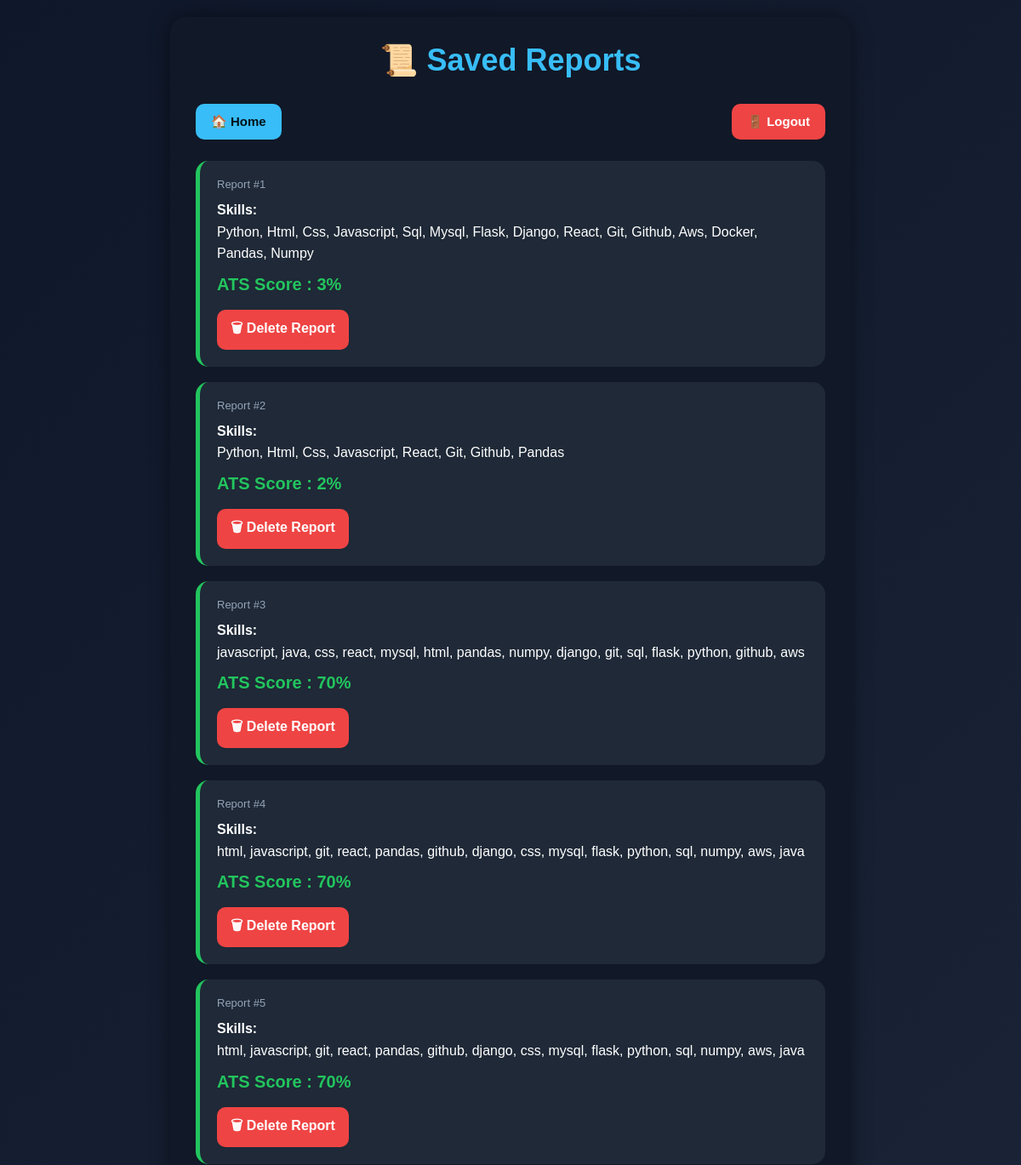
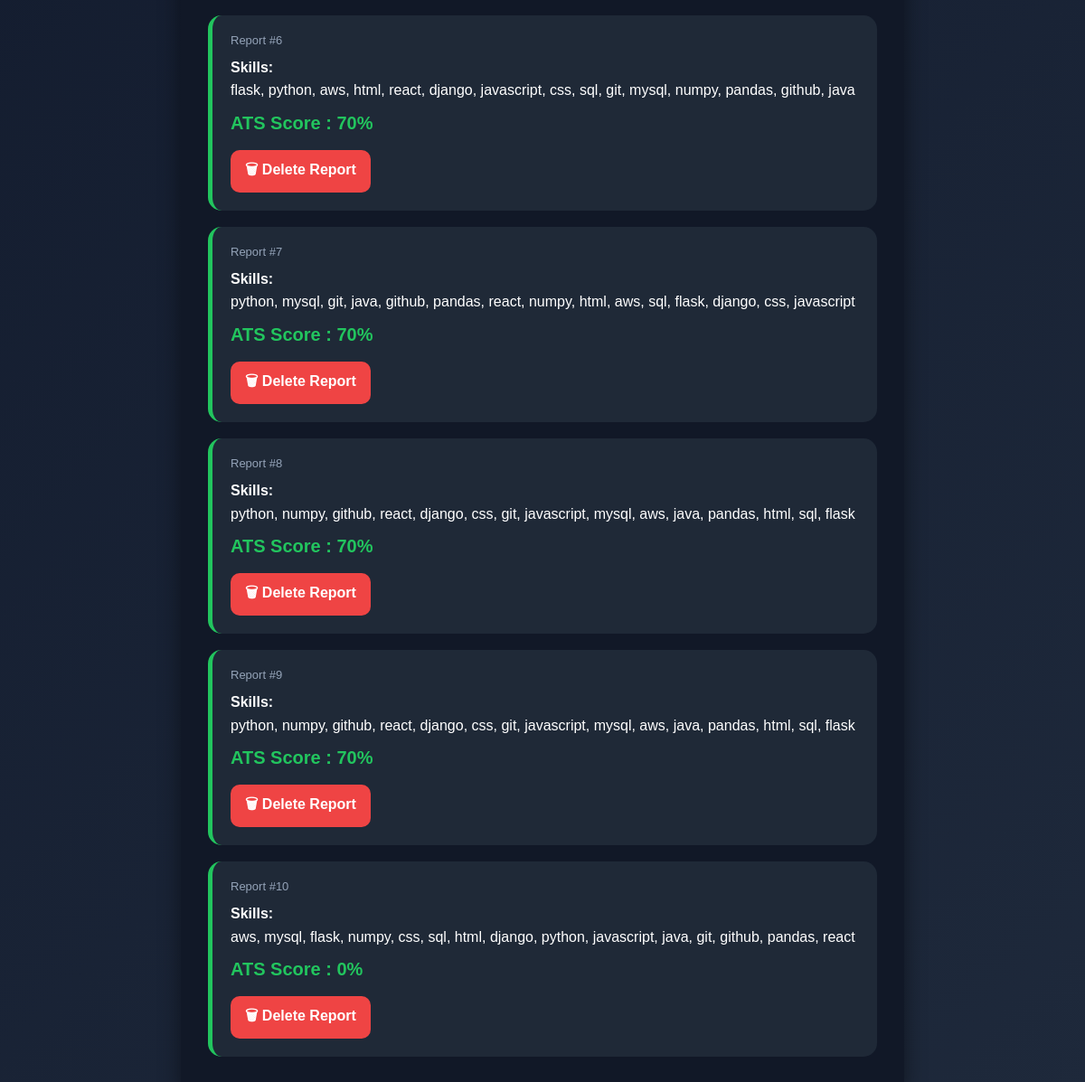
The app's page /history (signed in), older data (2 pictures, top to bottom).
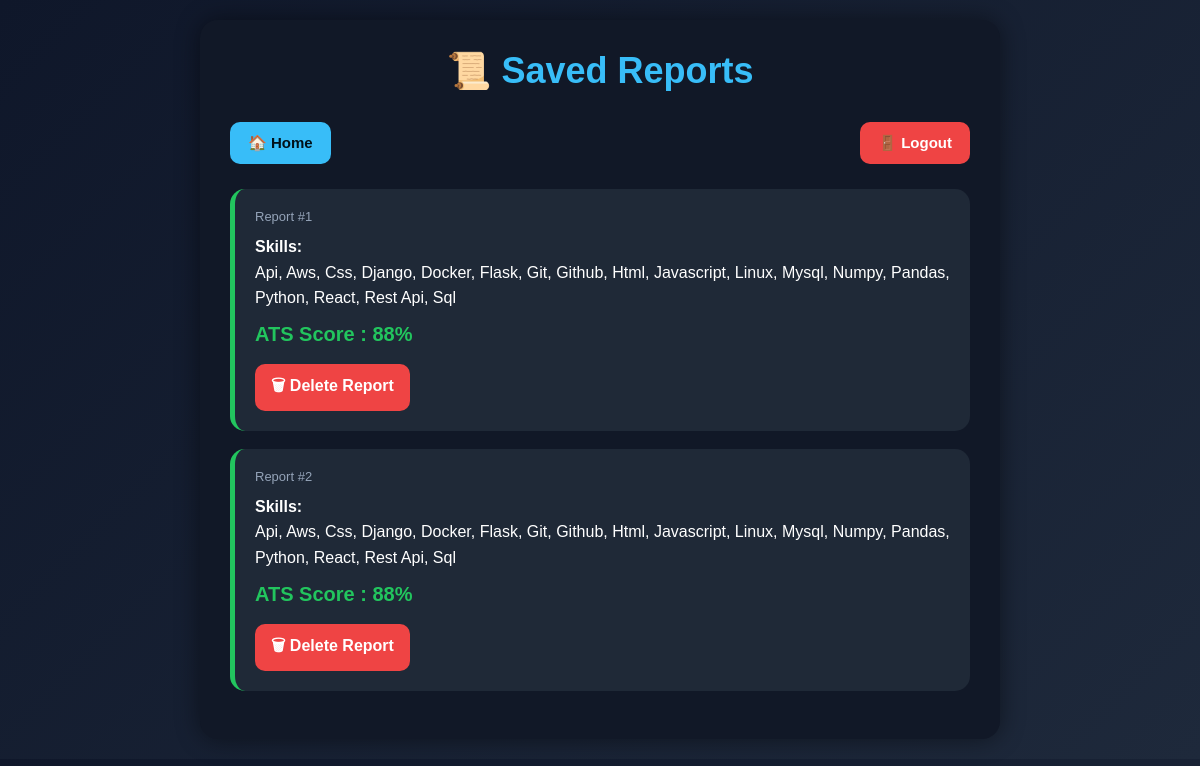
The same page, newer data.
### app.py (models this page shows)
class Report(db.Model):
    id = db.Column(db.Integer, primary_key=True)
    username = db.Column(db.String(120))
    skills = db.Column(db.Text)
    score = db.Column(db.Integer)

### app.py (the view)
@app.route("/history")
def history():
    if not is_logged_in():
        return redirect("/login")
    reports = (
        Report.query
        .filter_by(username=session["user"])
        .order_by(Report.id.desc())
        .all()
    )
    return render_template(
        "history.html",
        reports=reports
    )

### app.py (called while the page is built)
def is_logged_in():
    return "user" in session

### templates/history.html (shortened to what this page needs)
<!DOCTYPE html>
<html>
<head>
</head>
<body>
<div class="container">
<h1>📜 Saved Reports</h1>
<div class="topbar">
<a class="btn home" href="/">🏠 Home</a>
<a class="btn logout" href="/logout">🚪 Logout</a>
</div>
{% if reports %}
{% for report in reports %}
<div class="report">
<div class="label">
Report #{{ loop.index }}
</div>
<div class="value">
<b>Skills:</b><br>
{{ report.skills }}
</div>
<div class="score">
ATS Score : {{ report.score }}%
</div>
<div class="actions">
<a
class="delete"
href="/delete_report/{{ report.id }}"
onclick="return confirm('Are you sure you want to delete this report?')">
🗑 Delete Report
</a>
</div>
</div>
{% endfor %}
{% endif %}
</div>
</body>
</html>

### templates/history.html (style rules this page uses)
* { margin:0; padding:0; box-sizing:border-box; font-family:Arial,sans-serif; }
body { background:linear-gradient(135deg,#0f172a,#1e293b); color:white; padding:20px; }
.container { max-width:800px; margin:auto; background:#111827; padding:30px; border-radius:18px; box-shadow:0 0 25px rgba(0,0,0,.45); }
h1 { text-align:center; font-size:36px; color:#38bdf8; margin-bottom:30px; }
.topbar { display:flex; justify-content:space-between; align-items:center; gap:10px; margin-bottom:25px; flex-wrap:wrap; }
.btn { display:inline-block; padding:12px 18px; border-radius:10px; text-decoration:none; font-weight:bold; font-size:15px; transition:.3s; }
.home { background:#38bdf8; color:#00111a; }
.logout { background:#ef4444; color:white; }
.report { background:#1f2937; padding:20px; border-radius:15px; margin-bottom:18px; border-left:5px solid #22c55e; transition:.3s; }
.label { color:#94a3b8; font-size:13px; margin-bottom:10px; }
.value { font-size:16px; line-height:1.6; word-break:break-word; }
.score { margin-top:12px; font-size:20px; font-weight:bold; color:#22c55e; }
.actions { margin-top:18px; display:flex; gap:10px; flex-wrap:wrap; }
.delete { display:inline-block; padding:10px 16px; background:#ef4444; color:white; text-decoration:none; border-radius:10px; font-weight:bold; transition:.3s; }

Row changes from the older to the newer data that the page shows:
removed Report: skills "Python, Html, Css, Javascript, Sql, Mysql, Flask, Django, React, Git, Github, Aws, Docker, Pandas, Numpy", score "3"
removed Report: skills "Python, Html, Css, Javascript, React, Git, Github, Pandas", score "2"
removed Report: skills "javascript, java, css, react, mysql, html, pandas, numpy, django, git, sql, flask, python, github, aws", score "70"
removed Report: skills "html, javascript, git, react, pandas, github, django, css, mysql, flask, python, sql, numpy, aws, java", score "70"
removed Report: skills "html, javascript, git, react, pandas, github, django, css, mysql, flask, python, sql, numpy, aws, java", score "70"
removed Report: skills "flask, python, aws, html, react, django, javascript, css, sql, git, mysql, numpy, pandas, github, java", score "70"
removed Report: skills "python, mysql, git, java, github, pandas, react, numpy, html, aws, sql, flask, django, css, javascript", score "70"
removed Report: skills "python, numpy, github, react, django, css, git, javascript, mysql, aws, java, pandas, html, sql, flask", score "70"
changed Report (number 1 of 2 on the later page): skills "python, numpy, github, react, django, css, git, javascript, mysql, aws, java, pandas, html, sql, flask" → "Api, Aws, Css, Django, Docker, Flask, Git, Github, Html, Javascript, Linux, Mysql, Numpy, Pandas, Python, React, Rest Api, Sql"; score "70" → "88"
changed Report (number 2 of 2 on the later page): skills "aws, mysql, flask, numpy, css, sql, html, django, python, javascript, java, git, github, pandas, react" → "Api, Aws, Css, Django, Docker, Flask, Git, Github, Html, Javascript, Linux, Mysql, Numpy, Pandas, Python, React, Rest Api, Sql"; score "0" → "88"
